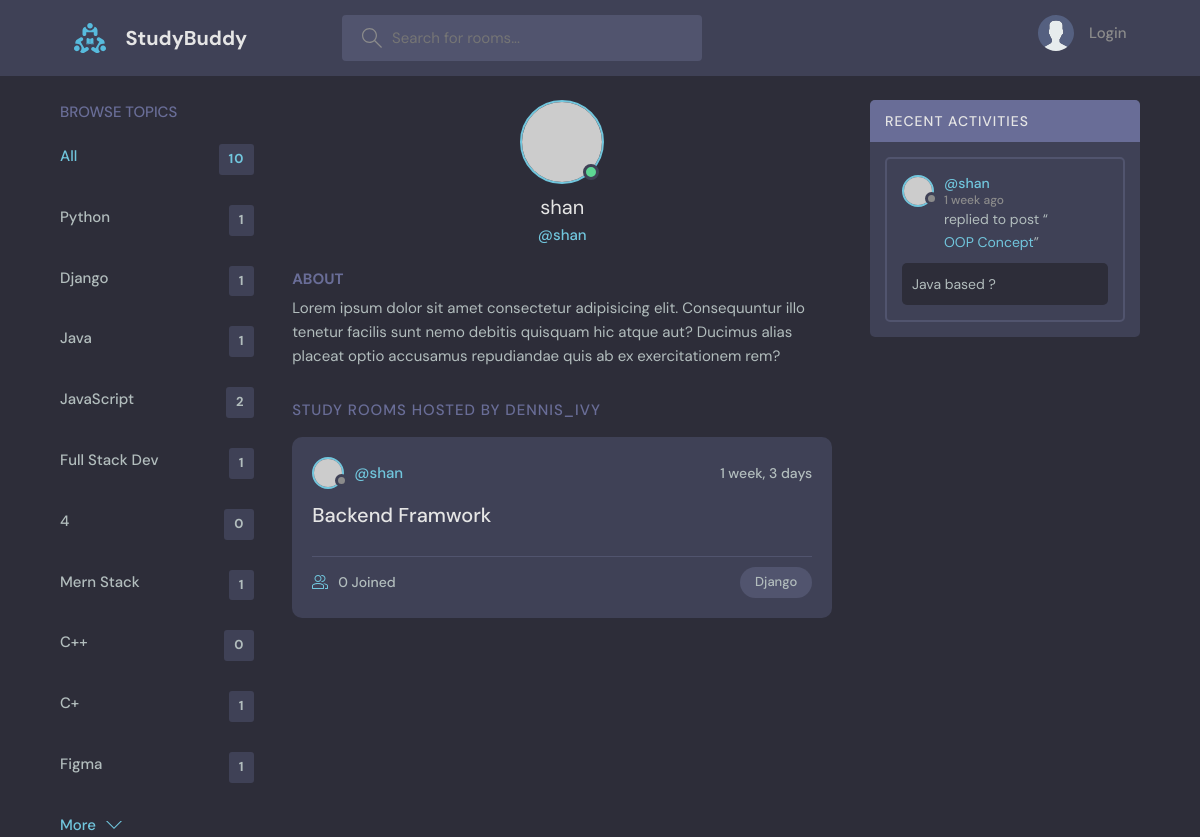
Screenshot of /profile/3/ with the database file from the repository.
### base/models.py (models this page shows, shortened)
class Topic(models.Model):
    name = models.CharField(max_length=200)

class Room(models.Model):
    host = models.ForeignKey(User, on_delete=models.SET_NULL, null=True)
    topic = models.ForeignKey(Topic, on_delete=models.SET_NULL, null=True)
    name = models.CharField(max_length=200)
    description = models.TextField(null=True, blank=True)
    participants = models.ManyToManyField(User, related_name='participants', blank=True)
    updated = models.DateTimeField(auto_now=True)
    created = models.DateTimeField(auto_now_add=True)
    class Meta:
        ordering = ['-updated','-created']

class Message(models.Model):
    user = models.ForeignKey(User, on_delete=models.CASCADE)
    room = models.ForeignKey(Room, on_delete=models.CASCADE)
    body = models.TextField()
    updated = models.DateTimeField(auto_now=True)
    created = models.DateTimeField(auto_now_add=True)
    class Meta:
        ordering = ['-updated','-created']

### base/views.py (the view)
# urls.py: path('profile/<str:pk>/', views.userProfile, name="user-profile"),
def userProfile(request, pk):
    user = User.objects.get(id=pk)
    rooms = user.room_set.all()
    room_messages = user.message_set.all()
    topics = Topic.objects.all()
    context = {'user':user, 'rooms':rooms, 'room_messages':room_messages, 'topics':topics}
    return render(request, 'base/profile.html', context)

### base/templates/base/profile.html (shortened to what this page needs)
{% extends 'main.html' %}
{% block content %}
  <main class="profile-page layout layout--3">
    <div class="container">
  {% include 'base/topics_component.html' %}
      <div class="roomList">
        <div class="profile">
          <div class="profile__avatar">
            <div class="avatar avatar--large active">
              <img src="https://randomuser.me/api/portraits/men/11.jpg" />
            </div>
          </div>
          <div class="profile__info">
            <h3>{{user.username}}</h3>
            <p>@{{user.username}}</p>
          </div>
          <div class="profile__about">
            <h3>About</h3>
            <p>
              Lorem ipsum dolor sit amet consectetur adipisicing elit. Consequuntur illo tenetur
              facilis sunt nemo debitis quisquam hic atque aut? Ducimus alias placeat optio
              accusamus repudiandae quis ab ex exercitationem rem?
            </p>
          </div>
        </div>
        <div class="roomList__header">
          <div>
            <h2>Study Rooms Hosted by dennis_ivy</a>
            </h2>
          </div>
        </div>
        {% include 'base/feed_component.html' %}
      </div>
      {% include 'base/activity_component.html' %}
    </div>
  </main>
{% endblock content %}

### base/templates/base/topics_component.html
<div class="topics">
    <div class="topics__header">
      <h2>Browse Topics</h2>
    </div>
    <ul class="topics__list">
      <li>
        <a href="{% url 'home' %}" class="active"> All <span> {{topics.count}} </span></a>
      </li>
      {% for topic in topics %}
      <li>
        <a href="{% url 'home' %}?q={{topic.name}}">{{topic.name}}<span>{{topic.room_set.all.count}}</span></a>
      </li>
      {% endfor %}
    </ul>
    <button class="btn btn--link" href="{% url 'topics' %}">
      More
      <svg version="1.1" xmlns="http://www.w3.org/2000/svg" width="32" height="32" viewBox="0 0 32 32">
        <title>chevron-down</title>
        <path d="M16 21l-13-13h-3l16 16 16-16h-3l-13 13z"></path>
      </svg>
    </button>
  </div>

### base/templates/base/feed_component.html (shortened to what this page needs)
    {% for room in rooms %}
    <div class="roomListRoom">
        <div class="roomListRoom__header">
        <a href="{% url 'user-profile' room.host.id%}" class="roomListRoom__author">
            <div class="avatar avatar--small">
            <img src="https://randomuser.me/api/portraits/women/11.jpg" />
            </div>
            <span>@{{room.host.username}}</span>
        </a>
        <div class="roomListRoom__actions">
            <span>{{room.created|timesince}}</span>
        </div>
        </div>
        <div class="roomListRoom__content">
        <a href="{% url 'room' room.id %}">{{room.name}}</a>
        </div>
        <div class="roomListRoom__meta">
        <a href="{% url 'room' room.id %}" class="roomListRoom__joined">
            {{room.participants.all.count}} Joined
        </a>
        <p class="roomListRoom__topic">{{room.topic.name}}</p>
        </div>
    </div>
    {% endfor %}

### base/templates/base/activity_component.html (shortened to what this page needs)
<div class="activities">
    <div class="activities__header">
      <h2>Recent Activities</h2>
    </div>
    {% for message in room_messages %}
    <div class="activities__box">
      <div class="activities__boxHeader roomListRoom__header">
        <a href="{% url 'user-profile' message.user.id %}" class="roomListRoom__author">
          <div class="avatar avatar--small">
            <img src="https://randomuser.me/api/portraits/women/11.jpg" />
          </div>
          <p>
            @{{message.user}}
            <span>{{message.created|timesince}} ago</span>
          </p>
        </a>
      </div>
      <div class="activities__boxContent">
        <p>replied to post “<a href="{% url 'room' message.room.id %}">{{message.room.name}}</a>”</p>
        <div class="activities__boxRoomContent">
         {{message.body}}
        </div>
      </div>
    </div>
    {% endfor %}
</div>

### rows the page displays
Topic: name "Python", room_set.all.count "1"
Topic: name "Django", room_set.all.count "1"
Topic: name "Java", room_set.all.count "1"
Topic: name "JavaScript", room_set.all.count "2"
Topic: name "Full Stack Dev", room_set.all.count "1"
Topic: name "4", room_set.all.count "0"
Topic: name "Mern Stack", room_set.all.count "1"
Topic: name "C++", room_set.all.count "0"
Topic: name "C+", room_set.all.count "1"
Topic: name "Figma", room_set.all.count "1"
Room: host.username "shan", created "1 week, 3 days", name "Backend Framwork", participants.all.count "0", topic.name "Django"
Message: user "shan", created "1 week", room.name "OOP Concept", body "Java based ?"

### other values shown
{{ topics.count }} "10"
{{ user.username }} "shan"
